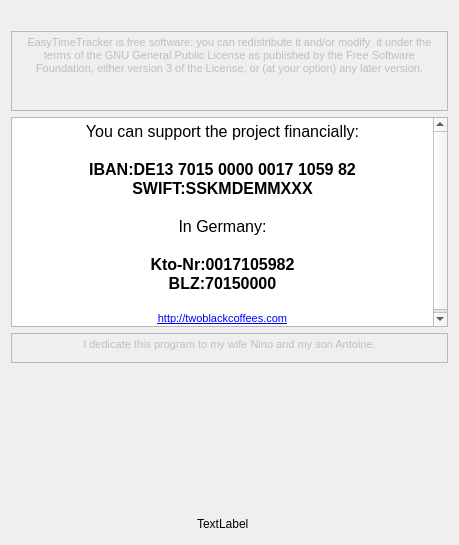
<?xml version="1.0" encoding="UTF-8"?>
<ui version="4.0">
 <class>DialogAbout</class>
 <widget class="QDialog" name="DialogAbout">
  <property name="geometry">
   <rect>
    <x>0</x>
    <y>0</y>
    <width>459</width>
    <height>545</height>
   </rect>
  </property>
  <property name="windowTitle">
   <string>Dialog</string>
  </property>
  <layout class="QGridLayout" name="gridLayout">
   <item row="0" column="0">
    <layout class="QVBoxLayout" name="verticalLayout">
     <item alignment="Qt::AlignHCenter">
      <widget class="QLabel" name="label">
       <property name="text">
        <string/>
       </property>
       <property name="pixmap">
        <pixmap resource="../EasyTimeTracker.qrc">:/images/tt_about_main.png</pixmap>
       </property>
      </widget>
     </item>
     <item>
      <widget class="QTextEdit" name="textEdit">
       <property name="enabled">
        <bool>false</bool>
       </property>
       <property name="maximumSize">
        <size>
         <width>16777215</width>
         <height>80</height>
        </size>
       </property>
       <property name="layoutDirection">
        <enum>Qt::LeftToRight</enum>
       </property>
       <property name="horizontalScrollBarPolicy">
        <enum>Qt::ScrollBarAsNeeded</enum>
       </property>
       <property name="html">
        <string>&lt;!DOCTYPE HTML PUBLIC &quot;-//W3C//DTD HTML 4.0//EN&quot; &quot;http://www.w3.org/TR/REC-html40/strict.dtd&quot;&gt;
&lt;html&gt;&lt;head&gt;&lt;meta name=&quot;qrichtext&quot; content=&quot;1&quot; /&gt;&lt;style type=&quot;text/css&quot;&gt;
p, li { white-space: pre-wrap; }
&lt;/style&gt;&lt;/head&gt;&lt;body style=&quot; font-family:'MS Shell Dlg 2'; font-size:8.25pt; font-weight:400; font-style:normal;&quot;&gt;
&lt;p align=&quot;center&quot; style=&quot; margin-top:0px; margin-bottom:0px; margin-left:0px; margin-right:0px; -qt-block-indent:0; text-indent:0px;&quot;&gt;&lt;span style=&quot; font-size:8pt;&quot;&gt;EasyTimeTracker is free software: you can redistribute it and/or modify  it under the terms of the GNU General Public License as published by the Free Software Foundation, either version 3 of the License, or (at your option) any later version.                                       &lt;/span&gt;&lt;/p&gt;&lt;/body&gt;&lt;/html&gt;</string>
       </property>
      </widget>
     </item>
     <item>
      <widget class="QTextEdit" name="textEdit_2">
       <property name="minimumSize">
        <size>
         <width>0</width>
         <height>210</height>
        </size>
       </property>
       <property name="readOnly">
        <bool>true</bool>
       </property>
       <property name="html">
        <string>&lt;!DOCTYPE HTML PUBLIC &quot;-//W3C//DTD HTML 4.0//EN&quot; &quot;http://www.w3.org/TR/REC-html40/strict.dtd&quot;&gt;
&lt;html&gt;&lt;head&gt;&lt;meta name=&quot;qrichtext&quot; content=&quot;1&quot; /&gt;&lt;style type=&quot;text/css&quot;&gt;
p, li { white-space: pre-wrap; }
&lt;/style&gt;&lt;/head&gt;&lt;body style=&quot; font-family:'MS Shell Dlg 2'; font-size:8.25pt; font-weight:400; font-style:normal;&quot;&gt;
&lt;p align=&quot;center&quot; style=&quot; margin-top:0px; margin-bottom:0px; margin-left:0px; margin-right:0px; -qt-block-indent:0; text-indent:0px;&quot;&gt;&lt;span style=&quot; font-size:12pt;&quot;&gt;You can support the project financially:&lt;/span&gt;&lt;/p&gt;
&lt;p align=&quot;center&quot; style=&quot;-qt-paragraph-type:empty; margin-top:0px; margin-bottom:0px; margin-left:0px; margin-right:0px; -qt-block-indent:0; text-indent:0px; font-size:12pt;&quot;&gt;&lt;br /&gt;&lt;/p&gt;
&lt;p align=&quot;center&quot; style=&quot; margin-top:0px; margin-bottom:0px; margin-left:0px; margin-right:0px; -qt-block-indent:0; text-indent:0px;&quot;&gt;&lt;span style=&quot; font-family:'Courier New,courier'; font-size:12pt; font-weight:600; color:#000000;&quot;&gt;IBAN:DE13 7015 0000 0017 1059 82&lt;/span&gt;&lt;/p&gt;
&lt;p align=&quot;center&quot; style=&quot; margin-top:0px; margin-bottom:0px; margin-left:0px; margin-right:0px; -qt-block-indent:0; text-indent:0px;&quot;&gt;&lt;span style=&quot; font-family:'Courier New,courier'; font-size:12pt; font-weight:600; color:#000000;&quot;&gt;SWIFT:SSKMDEMMXXX&lt;/span&gt;&lt;/p&gt;
&lt;p align=&quot;center&quot; style=&quot;-qt-paragraph-type:empty; margin-top:0px; margin-bottom:0px; margin-left:0px; margin-right:0px; -qt-block-indent:0; text-indent:0px; font-family:'Courier New,courier'; font-size:12pt; color:#008000;&quot;&gt;&lt;br /&gt;&lt;/p&gt;
&lt;p align=&quot;center&quot; style=&quot; margin-top:0px; margin-bottom:0px; margin-left:0px; margin-right:0px; -qt-block-indent:0; text-indent:0px;&quot;&gt;&lt;span style=&quot; font-family:'Courier New,courier'; font-size:12pt;&quot;&gt;In&lt;/span&gt;&lt;span style=&quot; font-family:'Courier New,courier'; font-size:12pt; color:#c0c0c0;&quot;&gt; &lt;/span&gt;&lt;span style=&quot; font-family:'Courier New,courier'; font-size:12pt;&quot;&gt;Germany:&lt;/span&gt;&lt;/p&gt;
&lt;p align=&quot;center&quot; style=&quot;-qt-paragraph-type:empty; margin-top:0px; margin-bottom:0px; margin-left:0px; margin-right:0px; -qt-block-indent:0; text-indent:0px; font-family:'Courier New,courier'; font-size:12pt;&quot;&gt;&lt;br /&gt;&lt;/p&gt;
&lt;p align=&quot;center&quot; style=&quot; margin-top:0px; margin-bottom:0px; margin-left:0px; margin-right:0px; -qt-block-indent:0; text-indent:0px;&quot;&gt;&lt;span style=&quot; font-family:'Courier New,courier'; font-size:12pt; font-weight:600;&quot;&gt;Kto-Nr:0017105982&lt;/span&gt;&lt;/p&gt;
&lt;p align=&quot;center&quot; style=&quot; margin-top:0px; margin-bottom:0px; margin-left:0px; margin-right:0px; -qt-block-indent:0; text-indent:0px;&quot;&gt;&lt;span style=&quot; font-family:'Courier New,courier'; font-size:12pt; font-weight:600;&quot;&gt;BLZ:70150000&lt;/span&gt;&lt;/p&gt;
&lt;p align=&quot;center&quot; style=&quot;-qt-paragraph-type:empty; margin-top:0px; margin-bottom:0px; margin-left:0px; margin-right:0px; -qt-block-indent:0; text-indent:0px; font-family:'Courier New,courier'; font-size:12pt; font-weight:600;&quot;&gt;&lt;br /&gt;&lt;/p&gt;
&lt;p align=&quot;center&quot; style=&quot; margin-top:0px; margin-bottom:0px; margin-left:0px; margin-right:0px; -qt-block-indent:0; text-indent:0px;&quot;&gt;&lt;a href=&quot;http://twoblackcoffees.com&quot;&gt;&lt;span style=&quot; font-size:8pt; text-decoration: underline; color:#0000ff;&quot;&gt;http://twoblackcoffees.com&lt;/span&gt;&lt;/a&gt;&lt;/p&gt;&lt;/body&gt;&lt;/html&gt;</string>
       </property>
      </widget>
     </item>
     <item>
      <widget class="QTextEdit" name="textEdit_3">
       <property name="enabled">
        <bool>false</bool>
       </property>
       <property name="maximumSize">
        <size>
         <width>16777215</width>
         <height>30</height>
        </size>
       </property>
       <property name="html">
        <string>&lt;!DOCTYPE HTML PUBLIC &quot;-//W3C//DTD HTML 4.0//EN&quot; &quot;http://www.w3.org/TR/REC-html40/strict.dtd&quot;&gt;
&lt;html&gt;&lt;head&gt;&lt;meta name=&quot;qrichtext&quot; content=&quot;1&quot; /&gt;&lt;style type=&quot;text/css&quot;&gt;
p, li { white-space: pre-wrap; }
&lt;/style&gt;&lt;/head&gt;&lt;body style=&quot; font-family:'MS Shell Dlg 2'; font-size:8.25pt; font-weight:400; font-style:normal;&quot;&gt;
&lt;p align=&quot;center&quot; style=&quot; margin-top:0px; margin-bottom:0px; margin-left:0px; margin-right:0px; -qt-block-indent:0; text-indent:0px;&quot;&gt;&lt;span style=&quot; font-size:8pt;&quot;&gt;I dedicate this program to my wife Nino and my son Antoine.&lt;/span&gt;&lt;/p&gt;&lt;/body&gt;&lt;/html&gt;</string>
       </property>
      </widget>
     </item>
     <item>
      <spacer name="verticalSpacer">
       <property name="orientation">
        <enum>Qt::Vertical</enum>
       </property>
       <property name="sizeHint" stdset="0">
        <size>
         <width>20</width>
         <height>40</height>
        </size>
       </property>
      </spacer>
     </item>
     <item>
      <layout class="QHBoxLayout" name="horizontalLayout">
       <item>
        <spacer name="horizontalSpacer_2">
         <property name="orientation">
          <enum>Qt::Horizontal</enum>
         </property>
         <property name="sizeHint" stdset="0">
          <size>
           <width>40</width>
           <height>20</height>
          </size>
         </property>
        </spacer>
       </item>
       <item>
        <widget class="ClickableImage" name="clickableImageOK">
         <property name="text">
          <string>TextLabel</string>
         </property>
        </widget>
       </item>
       <item>
        <spacer name="horizontalSpacer">
         <property name="orientation">
          <enum>Qt::Horizontal</enum>
         </property>
         <property name="sizeHint" stdset="0">
          <size>
           <width>40</width>
           <height>20</height>
          </size>
         </property>
        </spacer>
       </item>
       <item>
        <widget class="QLabel" name="label_2">
         <property name="text">
          <string/>
         </property>
         <property name="pixmap">
          <pixmap resource="../EasyTimeTracker.qrc">:/images/tt_2black_coffees_bk_gnd_60x60.png</pixmap>
         </property>
        </widget>
       </item>
      </layout>
     </item>
    </layout>
   </item>
  </layout>
 </widget>
 <customwidgets>
  <customwidget>
   <class>ClickableImage</class>
   <extends>QLabel</extends>
   <header>Misc/clickableimage.h</header>
  </customwidget>
 </customwidgets>
 <resources>
  <include location="../EasyTimeTracker.qrc"/>
 </resources>
 <connections/>
</ui>
